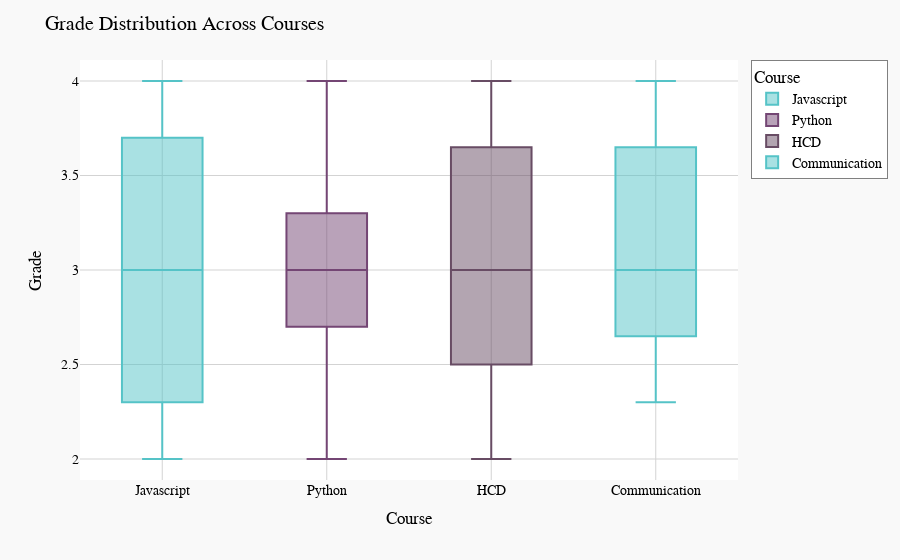

Notebook source saved alongside this figure:
### Code cell
# Grade distribution boxplot
fig_box = px.box(
    melted,
    x='Course',
    y='Grade',
    color='Course', 
    color_discrete_sequence=['#55c3c7', '#744674', '#684c64']
)

# Update the layout (styling)
fig_box.update_layout(
    title='Grade Distribution Across Courses',
    plot_bgcolor='white',
    paper_bgcolor='#f9f9f9',
    font=dict(
        family='Arial',
        size=14,
        color='black'
    ),
    xaxis=dict(
        title='Course',
        tickfont=dict(color='black'),
        showgrid=True,
        gridcolor='lightgray',
        zeroline=False
    ),
    yaxis=dict(
        title='Grade',
        showgrid=True,
        gridcolor='lightgray',
        zeroline=False
    ),
    legend=dict(
        bgcolor='white',
        bordercolor='gray',
        borderwidth=1,
        font=dict(color='black')
    )
)

# fig_box.show()

### Figure 1 — Plotly figure (JSON) as saved in the notebook; plotly's stock layout.template omitted (floating-point values rounded to 4 significant figures)
{"data": [{"alignmentgroup": "True", "hovertemplate": "Course=%{x}<br>Grade=%{y}<extra></extra>", "legendgroup": "Javascript", "marker": {"color": "#55c3c7"}, "name": "Javascript", "notched": false, "offsetgroup": "Javascript", "orientation": "v", "showlegend": true, "type": "box", "x": ["Javascript", "Javascript", "Javascript", "Javascript", "Javascript", "Javascript", "Javascript", "Javascript", "Javascript", "Javascript", "Javascript", "Javascript", "Javascript", "Javascript", "Javascript", "Javascript", "Javascript", "Javascript", "Javascript", "Javascript", "Javascript", "Javascript", "Javascript", "Javascript", "Javascript", "Javascript", "Javascript", "Javascript", "Javascript", "Javascript", "Javascript", "Javascript", "Javascript", "Javascript", "Javascript", "Javascript", "Javascript", "Javascript", "Javascript", "Javascript"], "x0": " ", "xaxis": "x", "y": [4.0, 4.0, 4.0, 4.0, 3.0, 3.0, 3.0, 3.0, 2.0, 2.0, 2.0, 2.0, 3.7, 3.7, 3.7, 3.7, 3.3, 3.3, 3.3, 3.3, 2.3, 2.3, 2.3, 2.3, 4.0, 4.0, 4.0, 4.0, 3.0, 3.0, 3.0, 3.0, NaN, NaN, NaN, NaN, 2.0, 2.0, 2.0, 2.0], "y0": " ", "yaxis": "y"}, {"alignmentgroup": "True", "hovertemplate": "Course=%{x}<br>Grade=%{y}<extra></extra>", "legendgroup": "Python", "marker": {"color": "#744674"}, "name": "Python", "notched": false, "offsetgroup": "Python", "orientation": "v", "showlegend": true, "type": "box", "x": ["Python", "Python", "Python", "Python", "Python", "Python", "Python", "Python", "Python", "Python", "Python", "Python", "Python", "Python", "Python", "Python", "Python", "Python", "Python", "Python", "Python", "Python", "Python", "Python", "Python", "Python", "Python", "Python", "Python", "Python", "Python", "Python", "Python", "Python", "Python", "Python", "Python", "Python", "Python", "Python"], "x0": " ", "xaxis": "x", "y": [2.0, 2.0, 2.0, 2.0, 2.7, 2.7, 2.7, 2.7, NaN, NaN, NaN, NaN, 3.0, 3.0, 3.0, 3.0, 3.7, 3.7, 3.7, 3.7, 3.3, 3.3, 3.3, 3.3, 2.3, 2.3, 2.3, 2.3, 4.0, 4.0, 4.0, 4.0, 3.0, 3.0, 3.0, 3.0, 3.3, 3.3, 3.3, 3.3], "y0": " ", "yaxis": "y"}, {"alignmentgroup": "True", "hovertemplate": "Course=%{x}<br>Grade=%{y}<extra></extra>", "legendgroup": "HCD", "marker": {"color": "#684c64"}, "name": "HCD", "notched": false, "offsetgroup": "HCD", "orientation": "v", "showlegend": true, "type": "box", "x": ["HCD", "HCD", "HCD", "HCD", "HCD", "HCD", "HCD", "HCD", "HCD", "HCD", "HCD", "HCD", "HCD", "HCD", "HCD", "HCD", "HCD", "HCD", "HCD", "HCD", "HCD", "HCD", "HCD", "HCD", "HCD", "HCD", "HCD", "HCD", "HCD", "HCD", "HCD", "HCD", "HCD", "HCD", "HCD", "HCD", "HCD", "HCD", "HCD", "HCD"], "x0": " ", "xaxis": "x", "y": [3.3, 3.3, 3.3, 3.3, 2.3, 2.3, 2.3, 2.3, 4.0, 4.0, 4.0, 4.0, 3.0, 3.0, 3.0, 3.0, NaN, NaN, NaN, NaN, 2.0, 2.0, 2.0, 2.0, 2.7, 2.7, 2.7, 2.7, 4.0, 4.0, 4.0, 4.0, 3.0, 3.0, 3.0, 3.0, NaN, NaN, NaN, NaN], "y0": " ", "yaxis": "y"}, {"alignmentgroup": "True", "hovertemplate": "Course=%{x}<br>Grade=%{y}<extra></extra>", "legendgroup": "Communication", "marker": {"color": "#55c3c7"}, "name": "Communication", "notched": false, "offsetgroup": "Communication", "orientation": "v", "showlegend": true, "type": "box", "x": ["Communication", "Communication", "Communication", "Communication", "Communication", "Communication", "Communication", "Communication", "Communication", "Communication", "Communication", "Communication", "Communication", "Communication", "Communication", "Communication", "Communication", "Communication", "Communication", "Communication", "Communication", "Communication", "Communication", "Communication", "Communication", "Communication", "Communication", "Communication", "Communication", "Communication", "Communication", "Communication", "Communication", "Communication", "Communication", "Communication", "Communication", "Communication", "Communication", "Communication"], "x0": " ", "xaxis": "x", "y": [2.3, 2.3, 2.3, 2.3, 4.0, 4.0, 4.0, 4.0, 3.0, 3.0, 3.0, 3.0, 3.3, 3.3, 3.3, 3.3, 2.3, 2.3, 2.3, 2.3, NaN, NaN, NaN, NaN, 3.0, 3.0, 3.0, 3.0, NaN, NaN, NaN, NaN, 4.0, 4.0, 4.0, 4.0, 3.0, 3.0, 3.0, 3.0], "y0": " ", "yaxis": "y"}], "layout": {"boxmode": "overlay", "font": {"color": "black", "family": "Arial", "size": 14}, "legend": {"bgcolor": "white", "bordercolor": "gray", "borderwidth": 1, "font": {"color": "black"}, "title": {"text": "Course"}, "tracegroupgap": 0}, "margin": {"t": 60}, "paper_bgcolor": "#f9f9f9", "plot_bgcolor": "white", "title": {"text": "Grade Distribution Across Courses"}, "xaxis": {"anchor": "y", "categoryarray": ["Javascript", "Python", "HCD", "Communication"], "categoryorder": "array", "domain": [0, 1], "gridcolor": "lightgray", "showgrid": true, "tickfont": {"color": "black"}, "title": {"text": "Course"}, "zeroline": false}, "yaxis": {"anchor": "x", "domain": [0, 1], "gridcolor": "lightgray", "showgrid": true, "title": {"text": "Grade"}, "zeroline": false}}}
